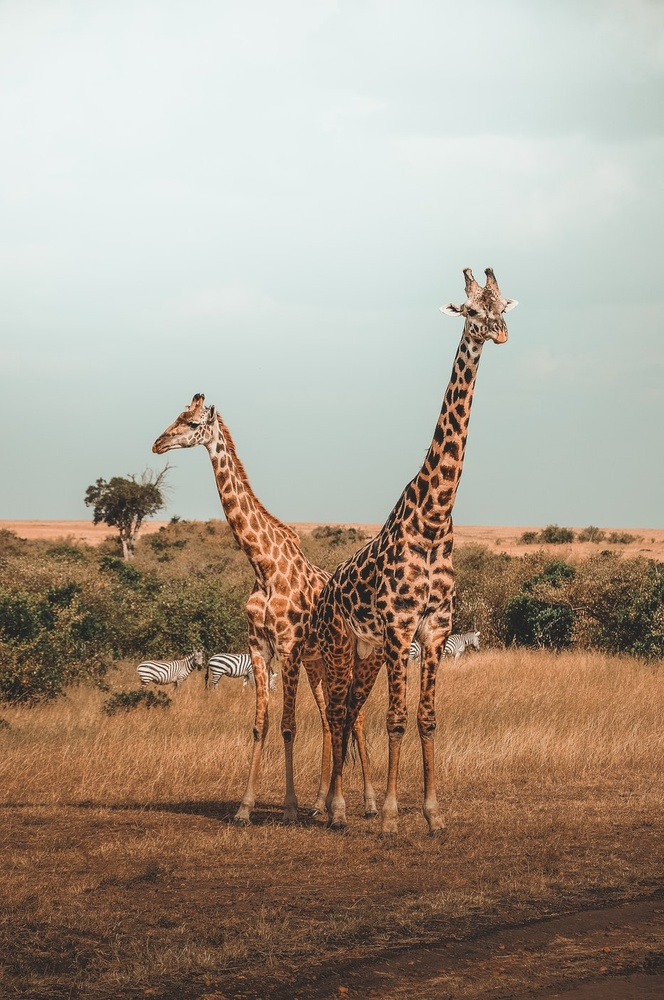
#> input picture DATA/giraffes.jpg, 664 x 1000 px, shrunk from 933 x 1405 before the run
$ jupyter execute 07-Image-Processing-Assessment.ipynb   (shell and % lines are left out)   (older library calls are emulated)
#> lines starting #> are read from the running program, lines starting #| are printed output that depends on the picture; after the words box and inside, x2 and y2 are one past the last pixel; in counts of white or black regions, pixels touching at a corner belong together
<a href="https://www.pieriandata.com"></a>
*Copyright Pierian Data Inc.*

# Image Processing Assessment

Complete the tasks in bold below! Feel free to treat this as a code along by skipping this assessment lecture and moving straight to the solutions lecture!

**Some Useful Code is already here for you in the cells below:**

[cell 1]
import cv2
import matplotlib.pyplot as plt
import numpy as np

[cell 2]
def display_img(img,cmap=None):
    fig = plt.figure(figsize=(12,10))
    ax = fig.add_subplot(111)
    ax.imshow(img,cmap)

**TASK: Open and display the giaraffes.jpg image that is located in the DATA folder.**

[cell 3]
img = cv2.imread("../DATA/giraffes.jpg")
#> img is the input picture: shape (1000, 664, 3); mean B, G, R 141.5, 156.7, 170
img_rgb = cv2.cvtColor(img, cv2.COLOR_BGR2RGB)
display_img(img_rgb)

**TASK:Apply a binary threshold onto the image.**

[cell 4]
img = cv2.imread('../DATA/giraffes.jpg',0)
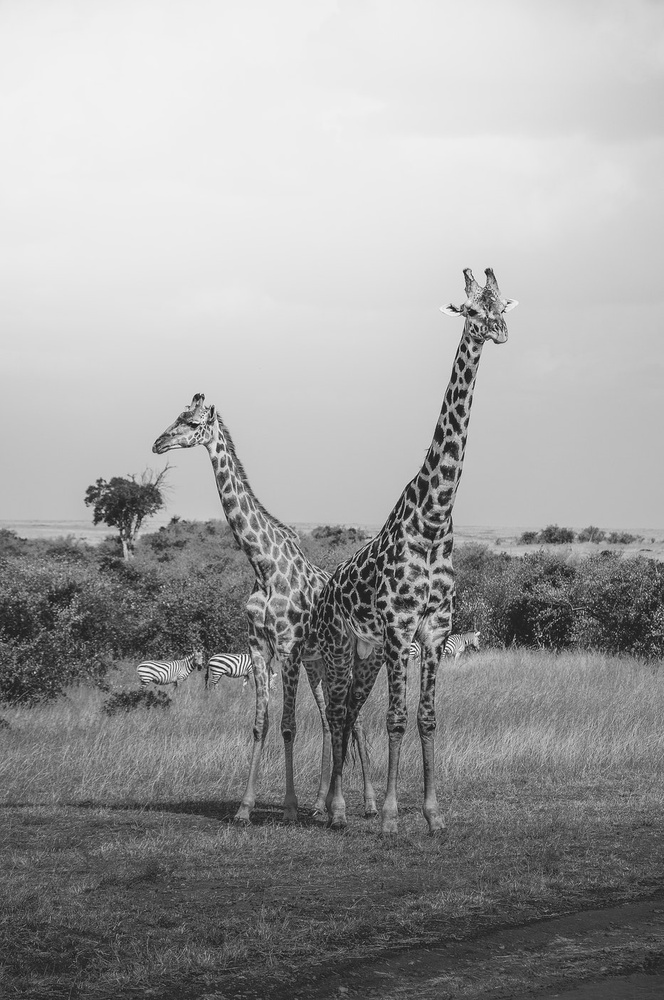
#> img: shape (1000, 664); min 5, max 255, mean 158.9

# same as
# img = cv2.imread('../DATA/giraffes.jpg', cv2.IMREAD_GRAYSCALE)
ret,img_bt = cv2.threshold(src=img,
                           thresh=127,
                           maxval=255,
                           type=cv2.THRESH_BINARY)
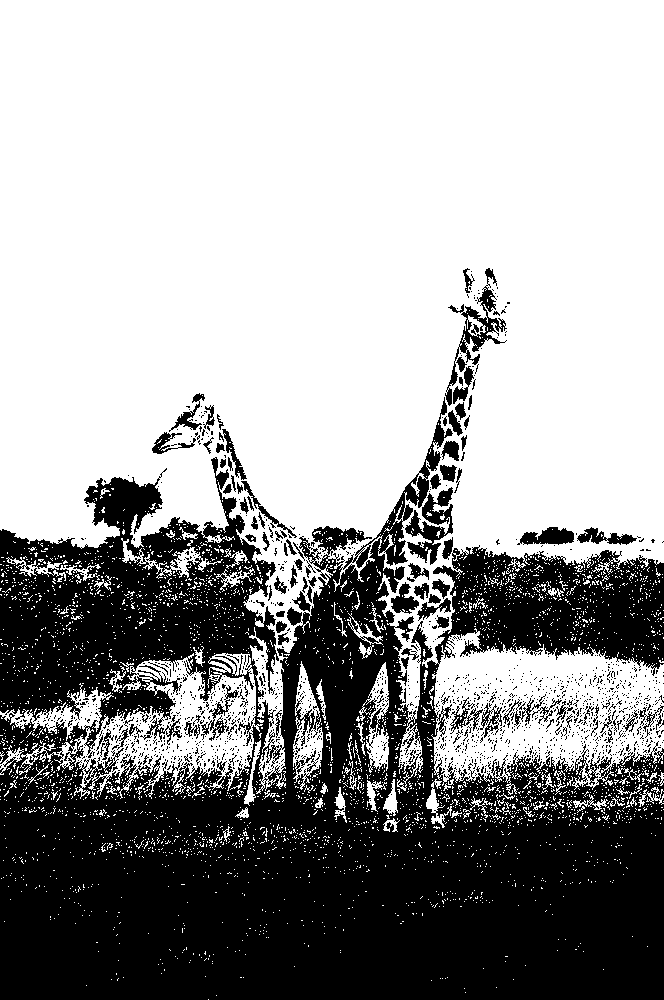
#> img_bt: shape (1000, 664); 62.5% white; 1624 black regions (1515 under 20 px), largest, box (x1, y1, x2, y2) and area: (0, 397, 664, 1000) 231155, (405, 487, 453, 565) 1573, (445, 268, 507, 406) 1519

display_img(img_bt,cmap='gray')

**TASK: Open the giaraffes.jpg file from the DATA folder and convert its colorspace to  HSV and display the image.**

[cell 5]
img = cv2.imread('../DATA/giraffes.jpg')
img_hsv = cv2.cvtColor(src=img,
                       code=cv2.COLOR_BGR2HSV)
#> img_hsv: shape (1000, 664, 3); mean H, S, V 45.8, 68.1, 174.8

display_img(img_hsv)

**TASK: Create a low pass filter with a 4 by 4 Kernel filled with values of 1/10 (0.01) and then use 2-D Convolution to blur the giraffer image (displayed in normal RGB)**

[cell 6]
kernel = np.ones([4,4]) / 10

img = cv2.imread("../DATA/giraffes.jpg")
img_rgb = cv2.cvtColor(img, cv2.COLOR_BGR2RGB)

img_blur = cv2.filter2D(src=img_rgb, ddepth=-1, kernel=kernel)
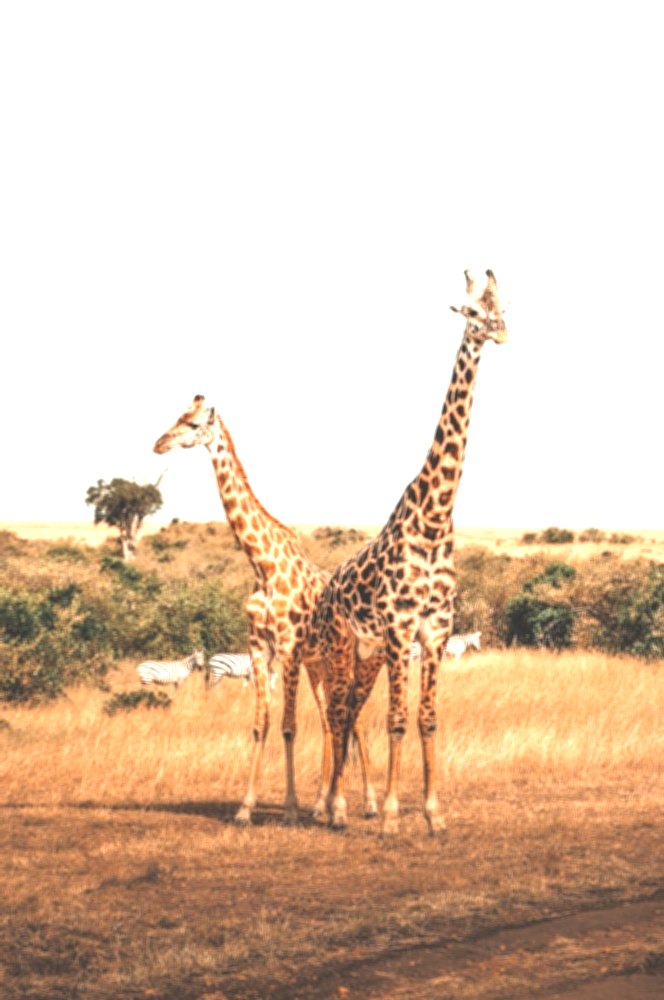
#> img_blur: shape (1000, 664, 3); mean R, G, B 223.8, 200.3, 179.2
display_img(img_blur)

[cell 7]
img = cv2.imread('../DATA/giraffes.jpg',0)

**TASK: Create a Horizontal Sobel Filter (sobelx from our lecture) with a kernel size of 5 to the grayscale version of the giaraffes image and then display the resulting gradient filtered version of the image.**

[cell 8]
img = cv2.imread('../DATA/giraffes.jpg',0)

img_sobel_x = cv2.Sobel(src=img,
                        ddepth=cv2.CV_64F,
                        dx=1,
                        dy=0,
                        ksize=5)
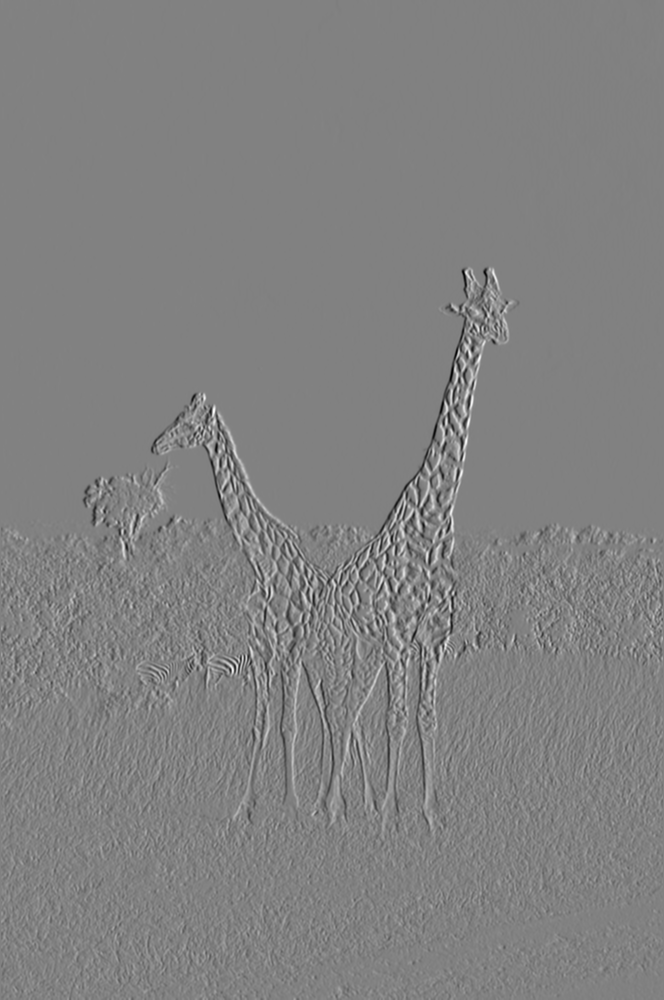
#> img_sobel_x: shape (1000, 664) float64; min -8199, max 7954, mean -1.6; drawn with min black and max white

display_img(img=img_sobel_x, cmap='gray')

**TASK: Plot the color histograms for the RED, BLUE, and GREEN channel of the giaraffe image. Pay careful attention to the ordering of the channels.**

[cell 9]
img = cv2.imread("../DATA/giraffes.jpg")
img_rgb = cv2.cvtColor(img, cv2.COLOR_BGR2RGB)


for i,c in enumerate(['r', 'g', 'b']):
    img_tmp = cv2.calcHist(images=[img_rgb],
                           channels=[i],
                           mask=None,
                           histSize=[256],
                           ranges=[0,256])
    plt.plot(img_tmp, color=c)
    plt.xlim([0,256])
plt.title('Giaraffes Histograms')
plt.show()
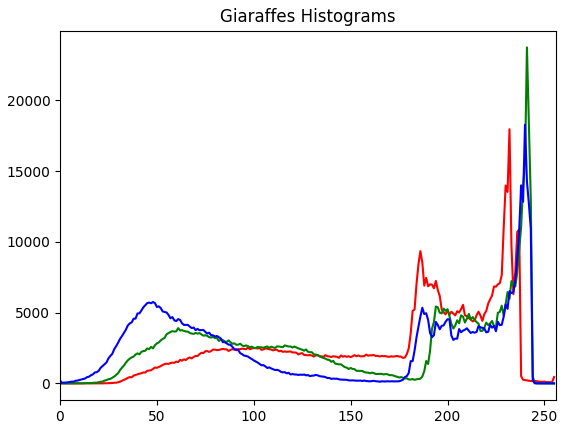
#> figure drawn by matplotlib, 1 panel; curve peaks at x = 232, y = 17962; curve peaks at x = 241, y = 23741; curve peaks at x = 240, y = 18275

$ run again, with DATA/Nadia_Murad.jpg copied over DATA/giraffes.jpg
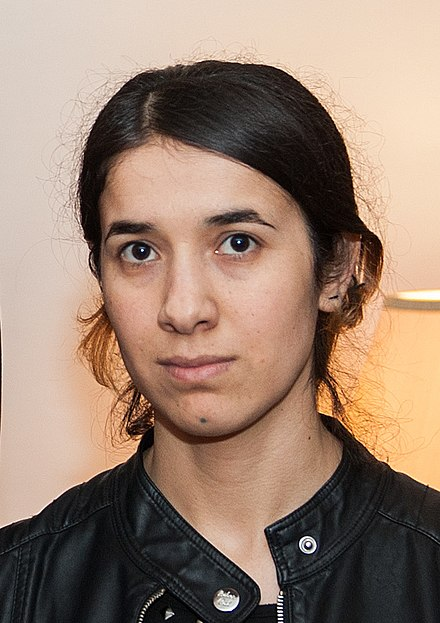
#> input picture DATA/Nadia_Murad.jpg, 440 x 623 px
#> img is the input picture: shape (623, 440, 3); mean B, G, R 112.7, 129.2, 153.8
#> img: shape (623, 440)
#> `ret,img_bt = cv2.threshold(src=img, thresh=127, maxval=255, type=cv2.T..`:
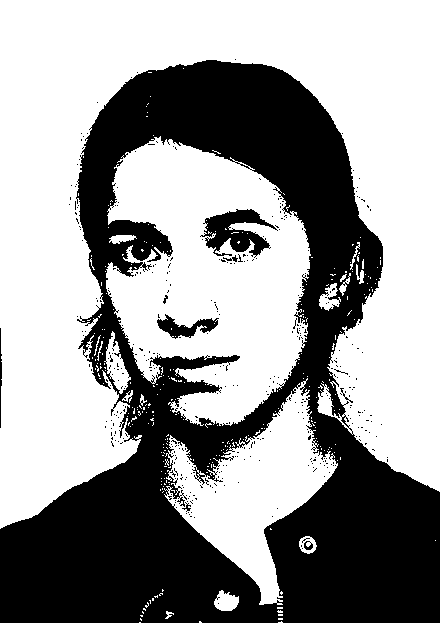
#> img_bt: shape (623, 440); 60.3% white; 403 black regions (394 under 20 px), largest, box (x1, y1, x2, y2) and area: (0, 60, 440, 623) 105257, (200, 209, 278, 258) 1831, (157, 314, 219, 339) 662
#> img_hsv: shape (623, 440, 3); mean H, S, V 29, 73.3, 154.7
#> `plt.show()`:
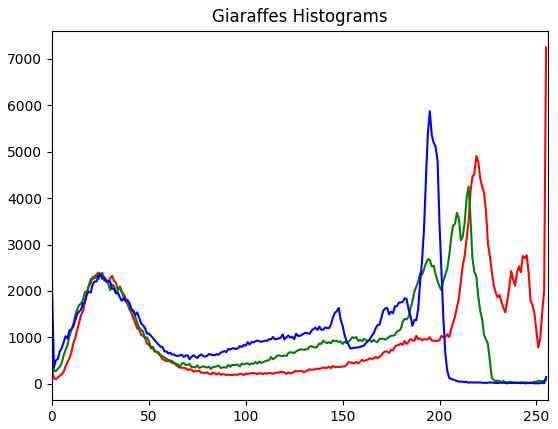
#> figure drawn by matplotlib, 1 panel; curve peaks at x = 255, y = 7247; curve peaks at x = 215, y = 4251; curve peaks at x = 195, y = 5871
